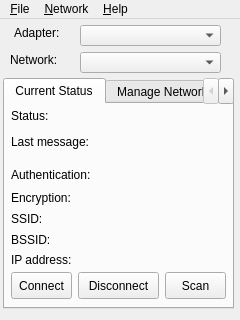
<?xml version="1.0" encoding="UTF-8"?>
<ui version="4.0">
 <class>WpaGui</class>
 <widget class="QMainWindow" name="WpaGui">
  <property name="geometry">
   <rect>
    <x>0</x>
    <y>0</y>
    <width>240</width>
    <height>320</height>
   </rect>
  </property>
  <property name="windowTitle">
   <string>wpa_gui</string>
  </property>
  <property name="styleSheet">
   <string notr="true"/>
  </property>
  <widget class="QWidget" name="widget">
   <widget class="QLabel" name="adapterLabel">
    <property name="geometry">
     <rect>
      <x>14</x>
      <y>3</y>
      <width>61</width>
      <height>21</height>
     </rect>
    </property>
    <property name="text">
     <string>Adapter:</string>
    </property>
   </widget>
   <widget class="QComboBox" name="adapterSelect">
    <property name="geometry">
     <rect>
      <x>80</x>
      <y>6</y>
      <width>141</width>
      <height>21</height>
     </rect>
    </property>
   </widget>
   <widget class="QLabel" name="networkLabel">
    <property name="geometry">
     <rect>
      <x>10</x>
      <y>30</y>
      <width>61</width>
      <height>21</height>
     </rect>
    </property>
    <property name="text">
     <string>Network:</string>
    </property>
   </widget>
   <widget class="QComboBox" name="networkSelect">
    <property name="geometry">
     <rect>
      <x>80</x>
      <y>33</y>
      <width>141</width>
      <height>21</height>
     </rect>
    </property>
   </widget>
   <widget class="QTabWidget" name="wpaguiTab">
    <property name="geometry">
     <rect>
      <x>3</x>
      <y>59</y>
      <width>231</width>
      <height>231</height>
     </rect>
    </property>
    <property name="currentIndex">
     <number>0</number>
    </property>
    <widget class="QWidget" name="statusTab">
     <attribute name="title">
      <string>Current Status</string>
     </attribute>
     <widget class="QFrame" name="frame3">
      <property name="geometry">
       <rect>
        <x>0</x>
        <y>-6</y>
        <width>221</width>
        <height>171</height>
       </rect>
      </property>
      <property name="frameShape">
       <enum>QFrame::NoFrame</enum>
      </property>
      <property name="frameShadow">
       <enum>QFrame::Plain</enum>
      </property>
      <widget class="QLabel" name="statusLabel">
       <property name="geometry">
        <rect>
         <x>6</x>
         <y>9</y>
         <width>43</width>
         <height>17</height>
        </rect>
       </property>
       <property name="text">
        <string>Status:</string>
       </property>
      </widget>
      <widget class="QLabel" name="lastMessageLabel">
       <property name="geometry">
        <rect>
         <x>6</x>
         <y>35</y>
         <width>87</width>
         <height>17</height>
        </rect>
       </property>
       <property name="text">
        <string>Last message:</string>
       </property>
      </widget>
      <widget class="QLabel" name="authenticationLabel">
       <property name="geometry">
        <rect>
         <x>6</x>
         <y>68</y>
         <width>90</width>
         <height>17</height>
        </rect>
       </property>
       <property name="text">
        <string>Authentication:</string>
       </property>
      </widget>
      <widget class="QLabel" name="encryptionLabel">
       <property name="geometry">
        <rect>
         <x>6</x>
         <y>91</y>
         <width>68</width>
         <height>17</height>
        </rect>
       </property>
       <property name="text">
        <string>Encryption:</string>
       </property>
      </widget>
      <widget class="QLabel" name="ssidLabel">
       <property name="geometry">
        <rect>
         <x>6</x>
         <y>112</y>
         <width>32</width>
         <height>17</height>
        </rect>
       </property>
       <property name="text">
        <string>SSID:</string>
       </property>
      </widget>
      <widget class="QLabel" name="bssidLabel">
       <property name="geometry">
        <rect>
         <x>6</x>
         <y>133</y>
         <width>39</width>
         <height>17</height>
        </rect>
       </property>
       <property name="text">
        <string>BSSID:</string>
       </property>
      </widget>
      <widget class="QLabel" name="ipAddressLabel">
       <property name="geometry">
        <rect>
         <x>6</x>
         <y>153</y>
         <width>68</width>
         <height>17</height>
        </rect>
       </property>
       <property name="text">
        <string>IP address:</string>
       </property>
      </widget>
      <widget class="QLabel" name="textStatus">
       <property name="geometry">
        <rect>
         <x>65</x>
         <y>5</y>
         <width>151</width>
         <height>20</height>
        </rect>
       </property>
       <property name="text">
        <string/>
       </property>
      </widget>
      <widget class="QLabel" name="textLastMessage">
       <property name="geometry">
        <rect>
         <x>90</x>
         <y>25</y>
         <width>130</width>
         <height>40</height>
        </rect>
       </property>
       <property name="text">
        <string/>
       </property>
       <property name="wordWrap">
        <bool>true</bool>
       </property>
      </widget>
      <widget class="QLabel" name="textAuthentication">
       <property name="geometry">
        <rect>
         <x>105</x>
         <y>69</y>
         <width>111</width>
         <height>17</height>
        </rect>
       </property>
       <property name="text">
        <string/>
       </property>
      </widget>
      <widget class="QLabel" name="textEncryption">
       <property name="geometry">
        <rect>
         <x>105</x>
         <y>92</y>
         <width>101</width>
         <height>17</height>
        </rect>
       </property>
       <property name="text">
        <string/>
       </property>
      </widget>
      <widget class="QLabel" name="textSsid">
       <property name="geometry">
        <rect>
         <x>55</x>
         <y>110</y>
         <width>151</width>
         <height>20</height>
        </rect>
       </property>
       <property name="text">
        <string/>
       </property>
      </widget>
      <widget class="QLabel" name="textBssid">
       <property name="geometry">
        <rect>
         <x>55</x>
         <y>133</y>
         <width>151</width>
         <height>20</height>
        </rect>
       </property>
       <property name="text">
        <string/>
       </property>
      </widget>
      <widget class="QLabel" name="textIpAddress">
       <property name="geometry">
        <rect>
         <x>92</x>
         <y>150</y>
         <width>111</width>
         <height>20</height>
        </rect>
       </property>
       <property name="text">
        <string/>
       </property>
      </widget>
     </widget>
     <widget class="QPushButton" name="connectButton">
      <property name="geometry">
       <rect>
        <x>6</x>
        <y>168</y>
        <width>61</width>
        <height>27</height>
       </rect>
      </property>
      <property name="text">
       <string>Connect</string>
      </property>
     </widget>
     <widget class="QPushButton" name="disconnectButton">
      <property name="geometry">
       <rect>
        <x>73</x>
        <y>168</y>
        <width>81</width>
        <height>27</height>
       </rect>
      </property>
      <property name="text">
       <string>Disconnect</string>
      </property>
     </widget>
     <widget class="QPushButton" name="scanButton">
      <property name="geometry">
       <rect>
        <x>160</x>
        <y>168</y>
        <width>61</width>
        <height>27</height>
       </rect>
      </property>
      <property name="text">
       <string>Scan</string>
      </property>
     </widget>
    </widget>
    <widget class="QWidget" name="networkconfigTab">
     <attribute name="title">
      <string>Manage Networks</string>
     </attribute>
     <widget class="QListWidget" name="networkList">
      <property name="geometry">
       <rect>
        <x>9</x>
        <y>9</y>
        <width>199</width>
        <height>94</height>
       </rect>
      </property>
      <property name="selectionRectVisible">
       <bool>true</bool>
      </property>
     </widget>
     <widget class="QRadioButton" name="enableRadioButton">
      <property name="geometry">
       <rect>
        <x>7</x>
        <y>122</y>
        <width>71</width>
        <height>22</height>
       </rect>
      </property>
      <property name="text">
       <string>Enabled</string>
      </property>
     </widget>
     <widget class="QPushButton" name="editNetworkButton">
      <property name="geometry">
       <rect>
        <x>85</x>
        <y>120</y>
        <width>58</width>
        <height>27</height>
       </rect>
      </property>
      <property name="text">
       <string>Edit</string>
      </property>
     </widget>
     <widget class="QPushButton" name="removeNetworkButton">
      <property name="geometry">
       <rect>
        <x>149</x>
        <y>120</y>
        <width>59</width>
        <height>27</height>
       </rect>
      </property>
      <property name="text">
       <string>Remove</string>
      </property>
     </widget>
     <widget class="QRadioButton" name="disableRadioButton">
      <property name="geometry">
       <rect>
        <x>7</x>
        <y>162</y>
        <width>71</width>
        <height>22</height>
       </rect>
      </property>
      <property name="text">
       <string>Disabled</string>
      </property>
     </widget>
     <widget class="QPushButton" name="addNetworkButton">
      <property name="geometry">
       <rect>
        <x>85</x>
        <y>160</y>
        <width>58</width>
        <height>27</height>
       </rect>
      </property>
      <property name="text">
       <string>Add</string>
      </property>
     </widget>
     <widget class="QPushButton" name="scanNetworkButton">
      <property name="geometry">
       <rect>
        <x>149</x>
        <y>160</y>
        <width>59</width>
        <height>27</height>
       </rect>
      </property>
      <property name="text">
       <string>Scan</string>
      </property>
     </widget>
    </widget>
    <widget class="QWidget" name="wpsTab">
     <attribute name="title">
      <string>WPS</string>
     </attribute>
     <widget class="QLabel" name="label_2">
      <property name="geometry">
       <rect>
        <x>9</x>
        <y>9</y>
        <width>43</width>
        <height>17</height>
       </rect>
      </property>
      <property name="text">
       <string>Status:</string>
      </property>
     </widget>
     <widget class="QLabel" name="wpsStatusText">
      <property name="geometry">
       <rect>
        <x>76</x>
        <y>9</y>
        <width>141</width>
        <height>17</height>
       </rect>
      </property>
      <property name="text">
       <string/>
      </property>
     </widget>
     <widget class="QPushButton" name="wpsPbcButton">
      <property name="geometry">
       <rect>
        <x>9</x>
        <y>32</y>
        <width>121</width>
        <height>27</height>
       </rect>
      </property>
      <property name="text">
       <string>PBC - push button</string>
      </property>
     </widget>
     <widget class="QPushButton" name="wpsPinButton">
      <property name="geometry">
       <rect>
        <x>9</x>
        <y>65</y>
        <width>81</width>
        <height>27</height>
       </rect>
      </property>
      <property name="text">
       <string>Generate PIN</string>
      </property>
     </widget>
     <widget class="QLabel" name="label">
      <property name="geometry">
       <rect>
        <x>101</x>
        <y>69</y>
        <width>41</width>
        <height>17</height>
       </rect>
      </property>
      <property name="text">
       <string>PIN:</string>
      </property>
     </widget>
     <widget class="QLineEdit" name="wpsPinEdit">
      <property name="enabled">
       <bool>false</bool>
      </property>
      <property name="geometry">
       <rect>
        <x>150</x>
        <y>60</y>
        <width>71</width>
        <height>27</height>
       </rect>
      </property>
      <property name="readOnly">
       <bool>true</bool>
      </property>
     </widget>
     <widget class="QPushButton" name="wpsApPinButton">
      <property name="enabled">
       <bool>false</bool>
      </property>
      <property name="geometry">
       <rect>
        <x>9</x>
        <y>98</y>
        <width>81</width>
        <height>27</height>
       </rect>
      </property>
      <property name="text">
       <string>Use AP PIN</string>
      </property>
     </widget>
     <widget class="QLabel" name="label_3">
      <property name="geometry">
       <rect>
        <x>101</x>
        <y>104</y>
        <width>47</width>
        <height>17</height>
       </rect>
      </property>
      <property name="text">
       <string>AP PIN:</string>
      </property>
     </widget>
     <widget class="QLineEdit" name="wpsApPinEdit">
      <property name="enabled">
       <bool>false</bool>
      </property>
      <property name="geometry">
       <rect>
        <x>150</x>
        <y>97</y>
        <width>71</width>
        <height>27</height>
       </rect>
      </property>
     </widget>
     <widget class="QTextEdit" name="wpsInstructions">
      <property name="geometry">
       <rect>
        <x>10</x>
        <y>140</y>
        <width>201</width>
        <height>51</height>
       </rect>
      </property>
      <property name="readOnly">
       <bool>true</bool>
      </property>
     </widget>
    </widget>
   </widget>
  </widget>
  <widget class="QMenuBar" name="MenuBar">
   <property name="geometry">
    <rect>
     <x>0</x>
     <y>0</y>
     <width>240</width>
     <height>27</height>
    </rect>
   </property>
   <widget class="QMenu" name="fileMenu">
    <property name="title">
     <string>&amp;File</string>
    </property>
    <addaction name="fileEventHistoryAction"/>
    <addaction name="fileSaveConfigAction"/>
    <addaction name="actionWPS"/>
    <addaction name="actionPeers"/>
    <addaction name="separator"/>
    <addaction name="fileExitAction"/>
   </widget>
   <widget class="QMenu" name="networkMenu">
    <property name="title">
     <string>&amp;Network</string>
    </property>
    <addaction name="networkAddAction"/>
    <addaction name="networkEditAction"/>
    <addaction name="networkRemoveAction"/>
    <addaction name="separator"/>
    <addaction name="networkEnableAllAction"/>
    <addaction name="networkDisableAllAction"/>
    <addaction name="networkRemoveAllAction"/>
   </widget>
   <widget class="QMenu" name="helpMenu">
    <property name="title">
     <string>&amp;Help</string>
    </property>
    <addaction name="helpContentsAction"/>
    <addaction name="helpIndexAction"/>
    <addaction name="separator"/>
    <addaction name="helpAboutAction"/>
   </widget>
   <addaction name="fileMenu"/>
   <addaction name="networkMenu"/>
   <addaction name="helpMenu"/>
  </widget>
  <action name="fileEventHistoryAction">
   <property name="text">
    <string>Event &amp;History</string>
   </property>
  </action>
  <action name="fileSaveConfigAction">
   <property name="text">
    <string>&amp;Save Configuration</string>
   </property>
  </action>
  <action name="fileExitAction">
   <property name="text">
    <string>E&amp;xit</string>
   </property>
  </action>
  <action name="networkAddAction">
   <property name="text">
    <string>&amp;Add</string>
   </property>
  </action>
  <action name="networkEditAction">
   <property name="text">
    <string>&amp;Edit</string>
   </property>
  </action>
  <action name="networkRemoveAction">
   <property name="text">
    <string>&amp;Remove</string>
   </property>
  </action>
  <action name="networkEnableAllAction">
   <property name="text">
    <string>E&amp;nable All</string>
   </property>
  </action>
  <action name="networkDisableAllAction">
   <property name="text">
    <string>&amp;Disable All</string>
   </property>
  </action>
  <action name="networkRemoveAllAction">
   <property name="text">
    <string>Re&amp;move All</string>
   </property>
  </action>
  <action name="helpContentsAction">
   <property name="enabled">
    <bool>false</bool>
   </property>
   <property name="text">
    <string>&amp;Contents...</string>
   </property>
  </action>
  <action name="helpIndexAction">
   <property name="enabled">
    <bool>false</bool>
   </property>
   <property name="text">
    <string>&amp;Index...</string>
   </property>
  </action>
  <action name="helpAboutAction">
   <property name="text">
    <string>&amp;About</string>
   </property>
  </action>
  <action name="actionWPS">
   <property name="enabled">
    <bool>false</bool>
   </property>
   <property name="text">
    <string>&amp;Wi-Fi Protected Setup</string>
   </property>
  </action>
  <action name="actionPeers">
   <property name="text">
    <string>&amp;Peers</string>
   </property>
  </action>
 </widget>
 <layoutdefault spacing="6" margin="11"/>
 <includes>
  <include location="global">qtimer.h</include>
  <include location="global">qsocketnotifier.h</include>
  <include location="local">wpamsg.h</include>
  <include location="local">eventhistory.h</include>
  <include location="local">scanresults.h</include>
  <include location="local">peers.h</include>
 </includes>
 <resources/>
 <connections/>
</ui>
